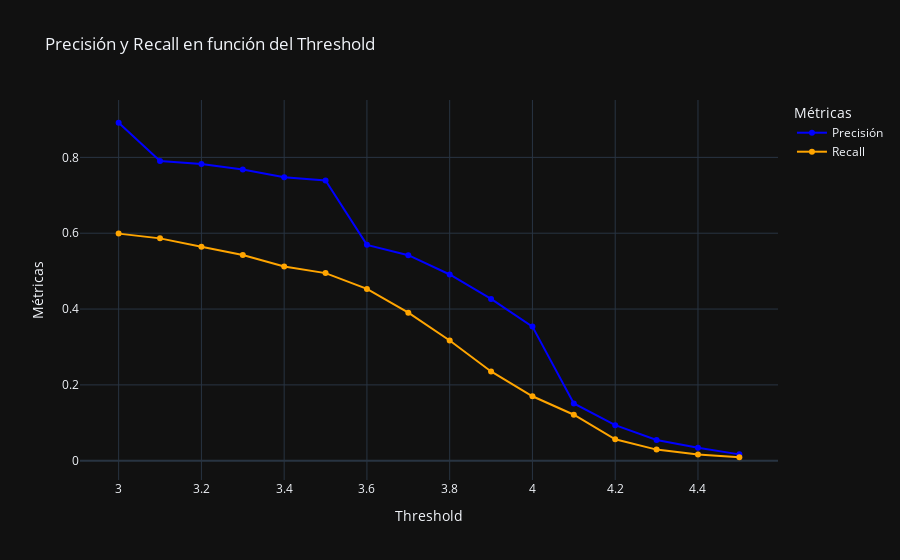

The notebook cell saved with this chart:
### Markdown cell above
- Precisión constante y recall creciente.
  -  Útil buscar un valor de k que maximice el recall sin comprometer demasiado la precisión. Un k en torno a 10-15 podría ser un buen compromiso, ya que el recall ha aumentado notablemente sin que la precisión haya caído de manera significativa, aunque cualquier valor mantiene la precisión practicamente constante, por lo que no seria erroneo considerar el valor más alto de k.

### Code cell
import plotly.graph_objects as go

# Rango de thresholds
thresholds = [round(t, 1) for t in np.arange(3.0, 4.6, 0.1)]

precisiones_lista = []
recalls_lista = []

# Calcular precisión y recall
for threshold in thresholds:
    precisions_t, recalls_t = precision_recall_at_k(predictions_svd, k=25, threshold=threshold)
    precision_promedio_t = sum(precisions_t.values()) / len(precisions_t)
    recall_promedio_t = sum(recalls_t.values()) / len(recalls_t)
    
    precisiones_lista.append(precision_promedio_t)
    recalls_lista.append(recall_promedio_t)

fig = go.Figure()
fig.add_trace(go.Scatter(x=thresholds, y=precisiones_lista, mode='lines+markers', name='Precisión', line=dict(color='blue')))
fig.add_trace(go.Scatter(x=thresholds, y=recalls_lista, mode='lines+markers', name='Recall', line=dict(color='orange')))
fig.update_layout(
    title="Precisión y Recall en función del Threshold",
    xaxis_title="Threshold",
    yaxis_title="Métricas",
    template='plotly_dark',
    legend_title="Métricas"
)
fig.show()

### Figure 1 — Plotly figure (JSON) as saved in the notebook; plotly's stock layout.template omitted (floating-point values rounded to 4 significant figures)
{"data": [{"line": {"color": "blue"}, "mode": "lines+markers", "name": "Precisión", "type": "scatter", "x": [3, 3.1, 3.2, 3.3, 3.4, 3.5, 3.6, 3.7, 3.8, 3.9, 4, 4.1, 4.2, 4.3, 4.4, 4.5], "y": [0.8913, 0.7905, 0.7824, 0.7681, 0.7476, 0.7391, 0.5693, 0.542, 0.4912, 0.4267, 0.3536, 0.1511, 0.09376, 0.05472, 0.03395, 0.01672]}, {"line": {"color": "orange"}, "mode": "lines+markers", "name": "Recall", "type": "scatter", "x": [3, 3.1, 3.2, 3.3, 3.4, 3.5, 3.6, 3.7, 3.8, 3.9, 4, 4.1, 4.2, 4.3, 4.4, 4.5], "y": [0.5989, 0.5864, 0.5644, 0.5426, 0.5121, 0.4948, 0.4531, 0.3905, 0.3171, 0.2354, 0.17, 0.1213, 0.05663, 0.02931, 0.01648, 0.009127]}], "layout": {"legend": {"title": {"text": "Métricas"}}, "title": {"text": "Precisión y Recall en función del Threshold"}, "xaxis": {"title": {"text": "Threshold"}}, "yaxis": {"title": {"text": "Métricas"}}}}
